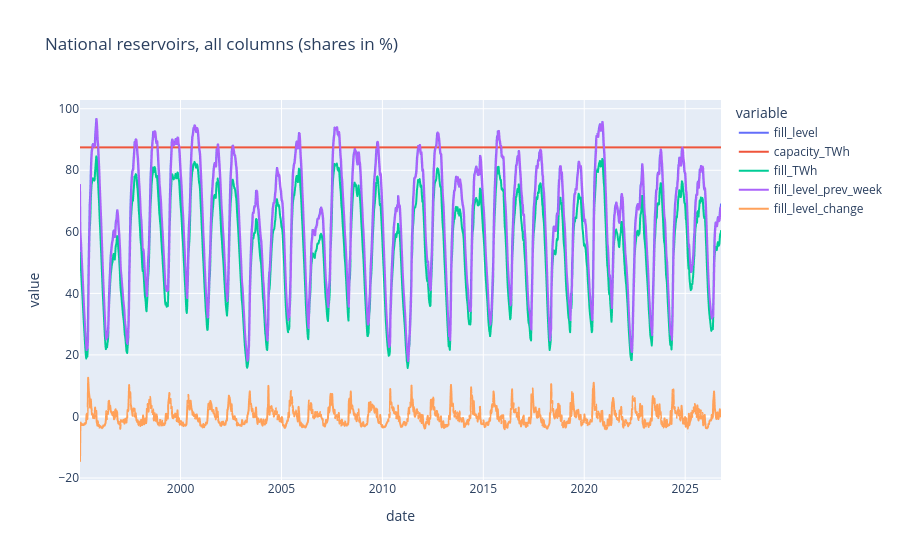

Notebook source saved alongside this figure:
### Code cell
#all columns in one plot
#to normalize the scale I place the shares in percent, so they fit on an axis with Twh

copy = series.copy()
for column in ["fill_level", "fill_level_prev_week", "fill_level_change"]:
    copy[column] = copy[column] * 100

fig = px.line(copy, title="National reservoirs, all columns (shares in %)")
fig.show()

### Figure 1 — Plotly figure (JSON) as saved in the notebook; plotly's stock layout.template omitted (floating-point values rounded to 4 significant figures; data arrays with more than 128 entries replaced by an {"elided": "..."} marker saying what was removed)
{"data": [{"hovertemplate": "variable=fill_level<br>date=%{x}<br>value=%{y}<extra></extra>", "legendgroup": "fill_level", "line": {"color": "#636efa", "dash": "solid"}, "marker": {"symbol": "circle"}, "mode": "lines", "name": "fill_level", "showlegend": true, "type": "scattergl", "x": {"elided": "1658 str values"}, "xaxis": "x", "y": {"elided": "1658 float values"}, "yaxis": "y"}, {"hovertemplate": "variable=capacity_TWh<br>date=%{x}<br>value=%{y}<extra></extra>", "legendgroup": "capacity_TWh", "line": {"color": "#EF553B", "dash": "solid"}, "marker": {"symbol": "circle"}, "mode": "lines", "name": "capacity_TWh", "showlegend": true, "type": "scattergl", "x": {"elided": "1658 str values"}, "xaxis": "x", "y": {"elided": "1658 float values"}, "yaxis": "y"}, {"hovertemplate": "variable=fill_TWh<br>date=%{x}<br>value=%{y}<extra></extra>", "legendgroup": "fill_TWh", "line": {"color": "#00cc96", "dash": "solid"}, "marker": {"symbol": "circle"}, "mode": "lines", "name": "fill_TWh", "showlegend": true, "type": "scattergl", "x": {"elided": "1658 str values"}, "xaxis": "x", "y": {"elided": "1658 float values"}, "yaxis": "y"}, {"hovertemplate": "variable=fill_level_prev_week<br>date=%{x}<br>value=%{y}<extra></extra>", "legendgroup": "fill_level_prev_week", "line": {"color": "#ab63fa", "dash": "solid"}, "marker": {"symbol": "circle"}, "mode": "lines", "name": "fill_level_prev_week", "showlegend": true, "type": "scattergl", "x": {"elided": "1658 str values"}, "xaxis": "x", "y": {"elided": "1658 float values"}, "yaxis": "y"}, {"hovertemplate": "variable=fill_level_change<br>date=%{x}<br>value=%{y}<extra></extra>", "legendgroup": "fill_level_change", "line": {"color": "#FFA15A", "dash": "solid"}, "marker": {"symbol": "circle"}, "mode": "lines", "name": "fill_level_change", "showlegend": true, "type": "scattergl", "x": {"elided": "1658 str values"}, "xaxis": "x", "y": {"elided": "1658 float values"}, "yaxis": "y"}], "layout": {"legend": {"title": {"text": "variable"}, "tracegroupgap": 0}, "title": {"text": "National reservoirs, all columns (shares in %)"}, "xaxis": {"anchor": "y", "domain": [0, 1], "title": {"text": "date"}}, "yaxis": {"anchor": "x", "domain": [0, 1], "title": {"text": "value"}}}}
